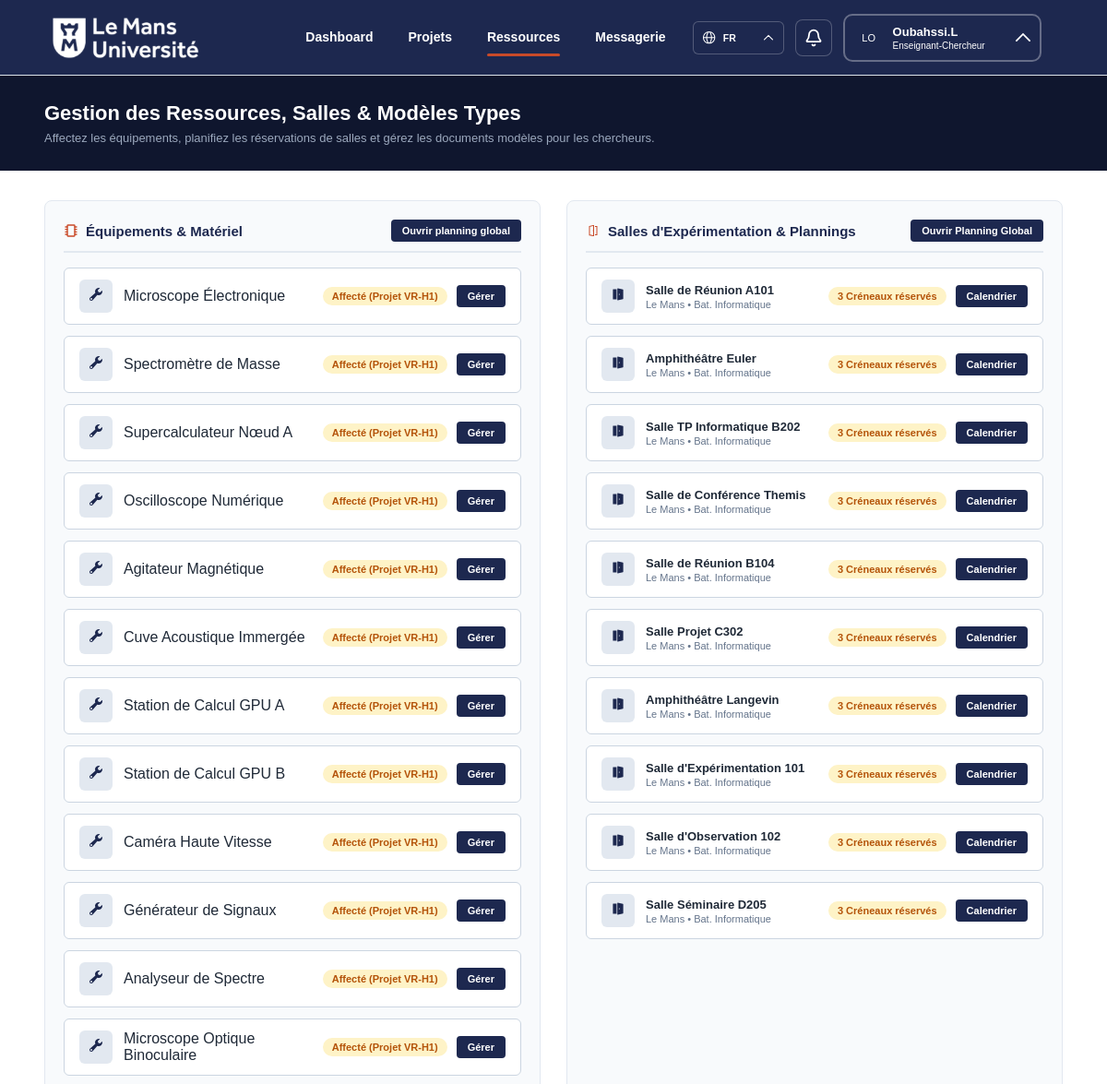
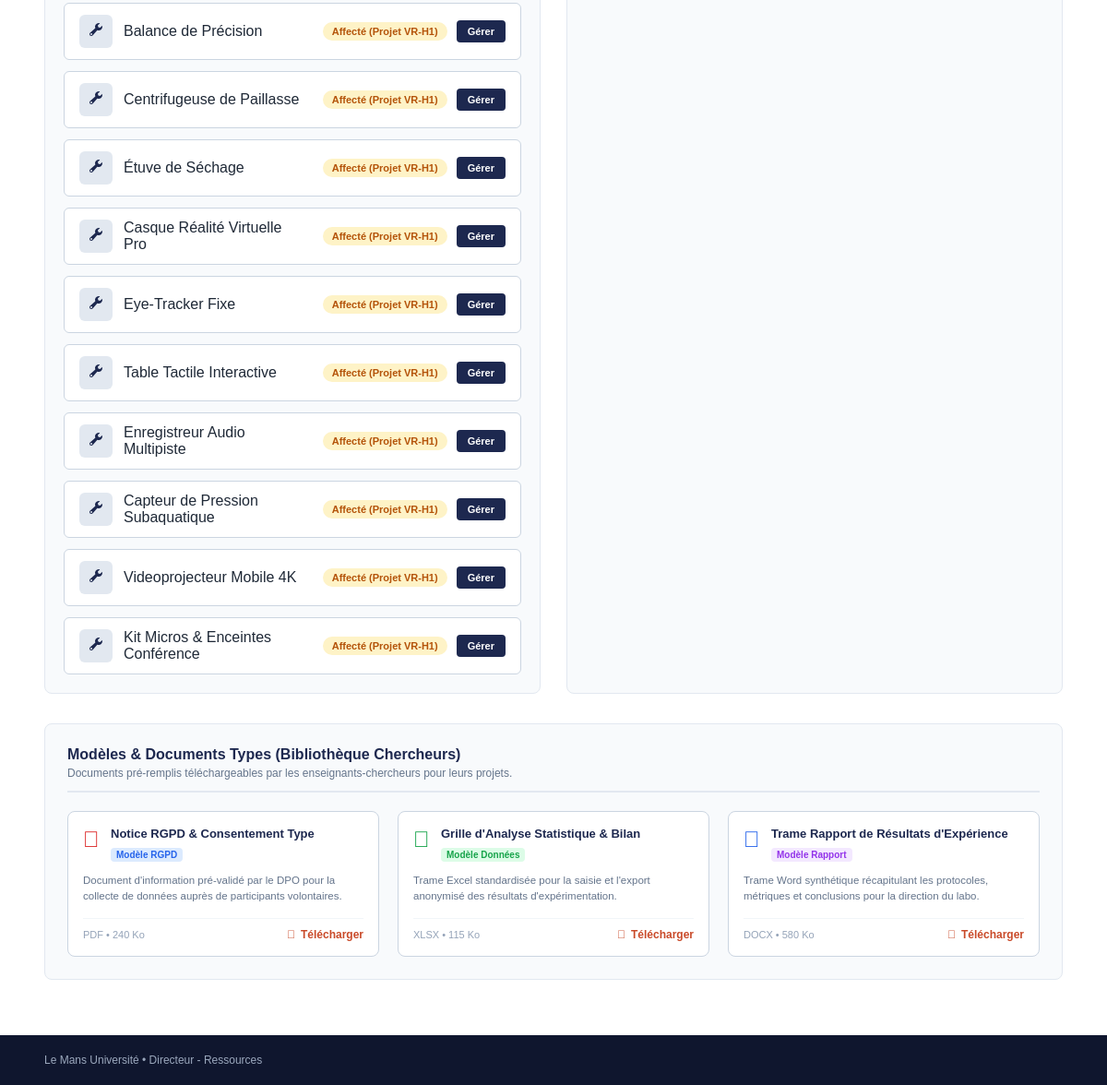
The page /views/ECRessources-copy.php on the database its author committed (2 pictures, top to bottom).
### tables this page shows
CREATE TABLE RESSOURCE(
   id_ress INT AUTO_INCREMENT,
   nom_ress VARCHAR(50),
   desc_ress VARCHAR(400),
   PRIMARY KEY(id_ress)
);

### model/ECRessourceModel.php (called while the page is built)
<?php
function get_bdd()
{
    $serveur = "localhost";
    $base = "lab_project_grp04";
    $user = "root";
    $password = "";
    $dsn = "mysql:host=$serveur;dbname=$base;charset=utf8mb4";
    $pdo =  new PDO($dsn, $user, $password);
    return $pdo;
}
function get_equipements_materiels(){
    $bdd = get_bdd();
    $query = $bdd->query('SELECT * FROM ressource WHERE desc_ress LIKE \'Matériel%\'');
    $result = $query->fetchAll(PDO::FETCH_ASSOC);
    return $result;
}
function get_salles(){
    $bdd = get_bdd();
    $query = $bdd->query('SELECT * FROM ressource WHERE desc_ress LIKE \'Salle%\'');
    $result = $query->fetchAll(PDO::FETCH_ASSOC);
    return $result;
}
?>

### views/ECRessources-copy.php (the view, shortened to what this page needs)
<?php
include("../model/ECRessourceModel.php");
?>
<!doctype html>
<html lang="fr">
<head>
  <link rel="stylesheet" href="../style/ECRessource.css" />
  <link rel="stylesheet" href="../style/ECheader.css" />
</head>
<body>
  <div class="directeur-ressources-1">
    <div class="background-shadow-2">
      <header class="site-header">
      <button class="brand" aria-label="Retour au tableau de bord">
        <a href="ECDashboard.php"><img src="../assets/img/logoLemansBlancSurBleu.svg" alt="Le Mans Université" /></a>
      </button>
        <nav class="main-navigation" aria-label="Navigation principale">
          <a href="ECDashboard.php"><button type="button" class="nav-link">Dashboard</button></a>
          <a href="ECListProjet.php"><button type="button" class="nav-link">Projets</button></a>
          <a href="ECRessources.php"><button type="button" class="nav-link active">Ressources</button></a>
          <a href="ECMess.php"><button type="button" class="nav-link">Messagerie</button></a>
        </nav>
        <div class="header-actions">
          <div class="menu-anchor language-anchor">
            <button type="button" class="language-trigger" aria-haspopup="menu">
              <img src="../assets/img/Globe.svg" alt="" />
              <span>FR</span>
              <img class="small-chevron" src="../assets/img/Vector.svg" alt="" />
            </button>
          </div>
          <div class="menu-anchor">
            <button type="button" class="icon-trigger" aria-label="Notifications" aria-haspopup="dialog">
              <img src="../assets/img/bell.svg" alt="" />
            </button>
          </div>
          <div class="menu-anchor profile-anchor">
            <button type="button" class="profile-button" aria-haspopup="menu">
              <span class="avatar"><?= htmlspecialchars($initials ?? 'LO') ?></span>
              <span class="profile-copy">
                <strong><?= htmlspecialchars(($userNom ?? 'Oubahssi') . '.' . ($userPrenom ?? 'L')) ?></strong>
                <small><?= htmlspecialchars($userRole ?? 'Enseignant-Chercheur') ?></small>
              </span>
              <img class="profile-chevron" src="../assets/img/Vector.svg" alt="" />
            </button>
          </div>
        </div>
      </header>
      <div class="en-t-te-48">
        <div class="container-49">
          <div class="heading-1-50">
            <p class="text-53"><span class="text-white">Gestion des Ressources, Salles &amp; Modèles Types</span></p>
          </div>
          <div class="container-54">
            <p class="text-55"><span class="text-rgb-155-168-189">Affectez les équipements, planifiez les réservations de salles et gérez les documents modèles pour les chercheurs.</span></p>
          </div>
        </div>
      </div>
      <div class="node-60">
        <div class="node-61">
          <div class="quipements-mat-riel-62">
            <div class="horizontalborder-63">
              <div class="paragraph-64">
                <p class="text-66"><span class="text-rgb-29-40-79">Équipements &amp; Matériel</span></p>
              </div>
              <div class="button-67">
                <p class="text-68"><span class="text-white">Ouvrir planning global</span></p>
              </div>
            </div>
            <div class="list-69">
              <?php foreach (get_equipements_materiels() as $materiel) { ?>
                <div class="item-70">
                  <div class="container-71">
                    <div class="background-72">
                      <div class="container-73">
                        <p class="text-74"><span class="text-rgb-29-40-79"></span></p>
                      </div>
                    </div>
                    <div class="container-75">
                      <p class="text-76"><span class="text-rgb-31-41-55"><?= htmlspecialchars($materiel['nom_ress']) ?></span></p>
                    </div>
                  </div>
                  <div class="container-77">
                    <div class="background-78">
                      <p class="text-79"><span class="text-rgb-180-83-9">Affecté (Projet VR-H1)</span></p>
                    </div>
                    <div class="button-80">
                      <p class="text-81"><span class="text-white">Gérer</span></p>
                    </div>
                  </div>
                </div>
              <?php } ?>
            </div>
          </div>
          <div class="node-110">
            <div class="horizontalborder-111">
              <div class="paragraph-112">
                <p class="text-114"><span class="text-rgb-29-40-79">Salles d'Expérimentation &amp; Plannings</span></p>
              </div>
              <div class="button-115">
                <p class="text-116"><span class="text-white">Ouvrir Planning Global</span></p>
              </div>
            </div>
            <div class="list-117">
              <?php foreach (get_salles() as $salle) { ?>
                <div class="item-118">
                  <div class="container-119">
                    <div class="background-120">
                      <div class="container-121">
                        <p class="text-122"><span class="text-rgb-29-40-79"></span></p>
                      </div>
                    </div>
                    <div class="container-123">
                      <p class="text-124"><span class="text-rgb-31-41-55"><?= htmlspecialchars($salle['nom_ress']) ?></span></p>
                      <div class="container-125">
                        <p class="text-126"><span class="text-rgb-100-116-139">Le Mans • Bat. Informatique</span></p>
                      </div>
                    </div>
                  </div>
                  <div class="container-127">
                    <div class="background-128">
                      <p class="text-129"><span class="text-rgb-180-83-9">3 Créneaux réservés</span></p>
                    </div>
                    <div class="button-130">
                      <p class="text-131"><span class="text-white">Calendrier</span></p>
                    </div>
                  </div>
                </div>
              <?php } ?>
            </div>
          </div>
        </div>
        <div class="node-160">
          <div class="horizontalborder-161">
            <div class="container-162">
              <div class="heading-2-163">
                <p class="text-166"><span class="text-rgb-29-40-79">Modèles &amp; Documents Types (Bibliothèque Chercheurs)</span></p>
              </div>
              <div class="container-167">
                <p class="text-168"><span class="text-rgb-100-116-139">Documents pré-remplis téléchargeables par les enseignants-chercheurs pour leurs projets.</span></p>
              </div>
            </div>
          </div>
          <div class="container-173">
            <div class="doc-1-rgpd-174">
              <div class="container-175">
                <div class="container-176">
                  <p class="text-177"><span class="text-rgb-220-38-38">&#xf1c1;</span></p>
                  <div class="container-178">
                    <p class="text-179"><span class="text-rgb-29-40-79">Notice RGPD &amp; Consentement Type</span></p>
                    <div class="background-180">
                      <p class="text-181"><span class="text-rgb-37-99-235">Modèle RGPD</span></p>
                    </div>
                  </div>
                </div>
                <div class="container-182">
                  <p class="text-183"><span class="text-rgb-100-116-139">Document d'information pré-validé par le DPO pour la collecte de données auprès de participants volontaires.</span></p>
                </div>
              </div>
              <div class="margin-184">
                <div class="horizontalborder-185">
                  <div class="container-186">
                    <p class="text-187"><span class="text-rgb-148-163-184">PDF • 240 Ko</span></p>
                  </div>
                  <div class="link-188">
                    <p class="text-189"><span class="text-rgb-201-74-41">&#xf019;</span></p>
                    <p class="text-190"><span class="text-rgb-201-74-41">Télécharger</span></p>
                  </div>
                </div>
              </div>
            </div>
            <div class="doc-2-statistiques-191">
              <div class="container-192">
                <div class="container-193">
                  <p class="text-194"><span class="text-rgb-22-163-74">&#xf1c3;</span></p>
                  <div class="container-195">
                    <p class="text-196"><span class="text-rgb-29-40-79">Grille d'Analyse Statistique &amp; Bilan</span></p>
                    <div class="background-197">
                      <p class="text-198"><span class="text-rgb-22-163-74">Modèle Données</span></p>
                    </div>
                  </div>
                </div>
                <div class="container-199">
                  <p class="text-200"><span class="text-rgb-100-116-139">Trame Excel standardisée pour la saisie et l'export anonymisé des résultats d'expérimentation.</span></p>
                </div>
              </div>
              <div class="margin-201">
                <div class="horizontalborder-202">
                  <div class="container-203">
                    <p class="text-204"><span class="text-rgb-148-163-184">XLSX • 115 Ko</span></p>
                  </div>
                  <div class="link-205">
                    <p class="text-206"><span class="text-rgb-201-74-41">&#xf019;</span></p>
                    <p class="text-207"><span class="text-rgb-201-74-41">Télécharger</span></p>
                  </div>
                </div>
              </div>
            </div>
            <div class="node-208">
              <div class="container-209">
                <div class="container-210">
                  <p class="text-211"><span class="text-rgb-37-99-235">&#xf1c2;</span></p>
                  <div class="container-212">
                    <p class="text-213"><span class="text-rgb-29-40-79">Trame Rapport de Résultats d'Expérience</span></p>
                    <div class="background-214">
                      <p class="text-215"><span class="text-rgb-147-51-234">Modèle Rapport</span></p>
                    </div>
                  </div>
                </div>
                <div class="container-216">
                  <p class="text-217"><span class="text-rgb-100-116-139">Trame Word synthétique récapitulant les protocoles, métriques et conclusions pour la direction du labo.</span></p>
                </div>
              </div>
              <div class="margin-218">
                <div class="horizontalborder-219">
                  <div class="container-220">
                    <p class="text-221"><span class="text-rgb-148-163-184">DOCX • 580 Ko</span></p>
                  </div>
                  <div class="link-222">
                    <p class="text-223"><span class="text-rgb-201-74-41">&#xf019;</span></p>
                    <p class="text-224"><span class="text-rgb-201-74-41">Télécharger</span></p>
                  </div>
                </div>
              </div>
            </div>
          </div>
        </div>
      </div>
      <div class="footer-225">
        <div class="container-226">
          <div class="container-229">
            <p class="text-230"><span class="text-rgb-155-168-189">Le Mans Université • Directeur - Ressources</span></p>
          </div>
        </div>
      </div>
    </div>
  </div>
</body>
</html>

### style/ECheader.css (style rules this page uses)
:root { background: #fff; font-family: "Roboto:Regular", Arial, sans-serif; font-synthesis: none; }
.nav-link { background: none; border: none; position: relative; display: flex; height: 54px; cursor: pointer; align-items: center; justify-content: center; padding: 12px 17px 15px; color: #fff; font-family: "Inter:Bold", Arial, sans-serif; font-size: 14px; font-weight: 700; line-height: normal; }
a { color: inherit; text-decoration: none; }
.site-header { position: relative; z-index: 20; display: grid; height: 82px; flex: 0 0 82px; grid-template-columns: minmax(210px, 1fr) auto minmax(390px, 1fr); align-items: center; border-bottom: 1px solid #dce3e9; background: #1d284f; padding: 0 5.95%; }
.brand { background: none; border: none; position: absolute; top: 7px; left: 45px; width: 181px; height: 68px; cursor: pointer; }
.brand img { display: block; width: 181px; height: 68px; object-fit: contain; }
.main-navigation { display: flex; grid-column: 2; height: 82px; align-items: center; gap: 4px; }
.nav-link::after { position: absolute; right: 17px; bottom: 7px; left: 17px; height: 3px; border-radius: 999px; background: #c94a29; content: ""; opacity: 0; transform: scaleX(0.65); transition: opacity 160ms ease, transform 160ms ease; }
.nav-link:hover::after, .nav-link.active::after { opacity: 1; transform: scaleX(1); }
.header-actions { display: flex; grid-column: 3; justify-self: end; align-items: center; gap: 12px; }
.menu-anchor { position: relative; flex-shrink: 0; }
.profile-button { display: flex; align-items: center; width: 215px; max-width: 100%; height: 52px; gap: 10px; padding: 0 10px; border: 2px solid rgba(255, 255, 255, 0.32); border-radius: 10px; background: #1d284f; color: #fff; cursor: pointer; }
.language-trigger { display: flex; width: 99px; height: 36px; cursor: pointer; align-items: center; gap: 7.5px; border: 0.75px solid rgba(255, 255, 255, 0.24); border-radius: 6px; background: #1d284f; padding: 0 10.5px; color: #fff; }
.language-trigger > img:first-child { width: 14.25px; height: 14.25px; }
.language-trigger span { flex: 1; font-family: "Inter:Bold", Arial, sans-serif; font-size: 10.5px; font-weight: 700; text-align: left; }
.language-trigger .small-chevron { width: 10.5px; height: 10.5px; }
.icon-trigger { display: grid; width: 40px; height: 40px; cursor: pointer; place-items: center; border: 1px solid rgba(255, 255, 255, 0.24); border-radius: 8px; background: #1d284f; }
.icon-trigger img { width: 20px; height: 20px; }
.avatar { display: grid; width: 32px; height: 32px; flex: 0 0 32px; place-items: center; border-radius: 999px; color: #fff; font-family: "Inter:Bold"; font-size: 11px; }
.profile-copy { display: flex; min-width: 0; flex: 1; flex-direction: column; align-items: flex-start; gap: 2px; font-family: "Inter:Bold"; }
.profile-copy strong, .profile-copy small { max-width: 100%; overflow: hidden; text-overflow: ellipsis; white-space: nowrap; }
.profile-copy strong { font-size: 13px; }
.profile-copy small { font-size: 10px; }
.profile-chevron { width: 16px; height: 16px; flex-shrink: 0; transition: transform 160ms ease; }

### rows shown on the page
ressource: nom_ress "Microscope Électronique"
ressource: nom_ress "Spectromètre de Masse"
ressource: nom_ress "Supercalculateur Nœud A"
ressource: nom_ress "Oscilloscope Numérique"
ressource: nom_ress "Agitateur Magnétique"
ressource: nom_ress "Cuve Acoustique Immergée"
ressource: nom_ress "Station de Calcul GPU A"
ressource: nom_ress "Station de Calcul GPU B"
ressource: nom_ress "Caméra Haute Vitesse"
ressource: nom_ress "Générateur de Signaux"
ressource: nom_ress "Analyseur de Spectre"
ressource: nom_ress "Microscope Optique Binoculaire"
ressource: nom_ress "Balance de Précision"
ressource: nom_ress "Centrifugeuse de Paillasse"
ressource: nom_ress "Étuve de Séchage"
ressource: nom_ress "Casque Réalité Virtuelle Pro"
ressource: nom_ress "Eye-Tracker Fixe"
ressource: nom_ress "Table Tactile Interactive"
ressource: nom_ress "Enregistreur Audio Multipiste"
ressource: nom_ress "Capteur de Pression Subaquatique"
ressource: nom_ress "Videoprojecteur Mobile 4K"
ressource: nom_ress "Kit Micros & Enceintes Conférence"
ressource: nom_ress "Salle de Réunion A101"
ressource: nom_ress "Amphithéâtre Euler"
ressource: nom_ress "Salle TP Informatique B202"
ressource: nom_ress "Salle de Conférence Themis"
ressource: nom_ress "Salle de Réunion B104"
ressource: nom_ress "Salle Projet C302"
ressource: nom_ress "Amphithéâtre Langevin"
ressource: nom_ress "Salle d'Expérimentation 101"
ressource: nom_ress "Salle d'Observation 102"
ressource: nom_ress "Salle Séminaire D205"

### other values the page prints
$initials "LO"
$userRole "Enseignant-Chercheur"
